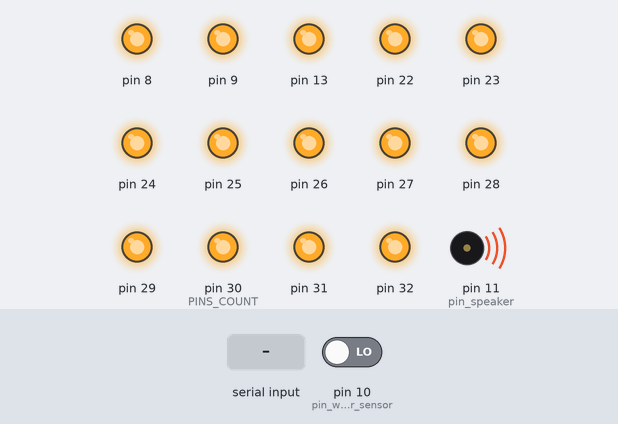
Simulated run of this sketch. Board: Arduino Mega 2560, built with avr-gcc and run on an emulated ATmega2560. Parts: output pins drawn as LEDs (lit = HIGH), buzzer (waves = sounding). The inputs (shaded band) are chosen by the test bench; at power-on: pin 10 (pin_water_sensor) LOW.

Above: at 4.0 s.
4.1 s: "m\n" received over Serial
At 5.2 s:
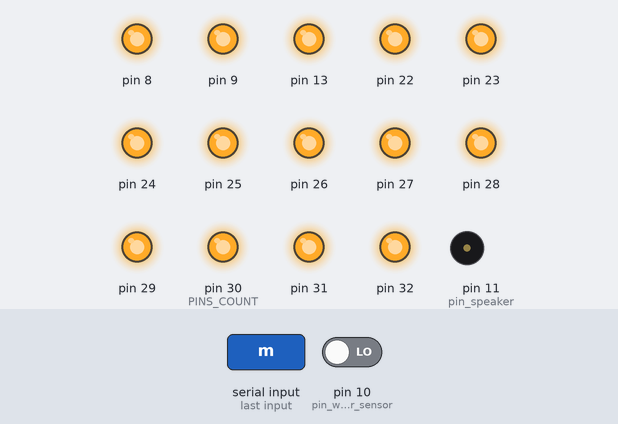
5.8 s: "u\n" received over Serial
At 7.1 s:
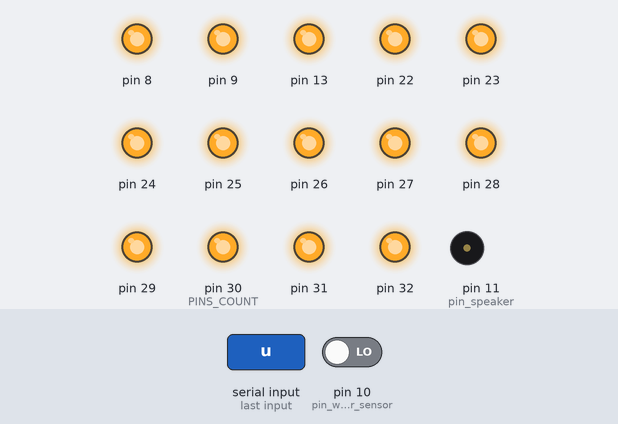
Timing chart, 0 to 14.8 s (numbered marks = the images above; inputs shaded):
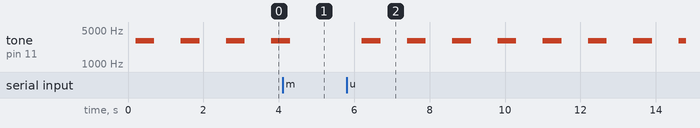

Measured:
- after the input at 4.1 s, tone on pin 11 (pin_speaker): goes on until 4.3 s, then stays silent
- after the input at 5.8 s, tone on pin 11 (pin_speaker): alternates 3000 Hz for 0.50 s and silent for 0.70 s, starting after 0.40 s
- by itself, tone on pin 11 (pin_speaker): alternates 3000 Hz for 0.50 s and silent for 0.70 s

The sketch:

arduino_firmware.ino
```cpp
#include <stdio.h>
#include <stdlib.h>
#include <string.h>
#include <ctype.h>
#include "SPI.h"

const int PINS_COUNT = 30;
const int pins [PINS_COUNT] {
  44, // 1  - 397.755
  45, // 2  - 404.563
  42, // 3  - 412.732
  40, // 4  - 427.213
  41, // 5  - 433.773
  43, // 6  - 445.531
  13, // 7  - 452.71
  30, // 8  - 461.993
  36, // 9  - 473.628
  23, // 10 - 505.066
  25, // 11 - 534.276
  27, // 12 - 549.252
  26, // 13 - 560.516
  24, // 14 - 588.983
  22, // 15 - 595.543
  33, // 16 - 607.549
  32, // 17 - 627.105
  35, // 18 - 640.101
  34, // 19 - 658.791
  37, // 20 - 679.089
  29, // 21 - 725.133
  28, // 22 - 745.802
  31, // 23 - 775.013
  47, // 24 - 800.634
  46, // 25 - 820.066
  49, // 26 - 839.127
  48, // 27 - 893.463
  8,  // 28 - 931.461
  9,  // 29 - 967.107
  53  // 30 - 1014.64
  //38,  31 -- unused --
  //39   32 -- unused --
};
const uint8_t pin_water_sensor = 10;  // номер вывода датчика расхода воды
const int pin_speaker = 11;           // номер вывода динамика
const int BUFFER_SIZE = 16;
char buffer[BUFFER_SIZE];
bool is_water_cooler_warning = true;
bool is_water_notification = false;

inline void check_water_cooler() {
  float varQ = 0.0;                                           // скорость потока воды (л/с)
  uint32_t varL = pulseIn(pin_water_sensor, HIGH, 200000);    // Считываем длительность импульса, но не дольше 0,2 сек.
  if (varL) {                                                 // Если длительность импульса считана, то ...
    float varT = 2.0 * (float)varL / 1000000;                 // Определяем период следования импульсов в сек.
    float varF = 1 / varT;                                    // Определяем частоту следования импульсов в Гц.
    varQ = varF / 450.0f;                                     // Определяем скорость потока воды л/с.
  }
  if (is_water_notification) {
    Serial.println((String)"w" + varQ);
    is_water_notification = false;
  }
  if (!is_water_cooler_warning) {
    return;
  }
  if (varQ < 0.07) {
    tone(pin_speaker, 3000, 500);
    delay(1000);
  } else {
    noTone(pin_speaker);
  }
}

inline void set_voltage(uint16_t value, uint16_t address_pin) {
  uint16_t data = 0x3000 | value;
  digitalWrite(address_pin, LOW);  // поднятие cs в 1 с нужным аддресом
  SPI.beginTransaction(SPISettings(16000000, MSBFIRST, SPI_MODE0));
  SPI.transfer((uint8_t)(data >> 8));
  SPI.transfer((uint8_t)(data & 0xFF));
  SPI.endTransaction();
  digitalWrite(address_pin, HIGH);
}

void setup() {
  SPI.begin();
  for (int i = 0; i < PINS_COUNT ; i++) {
    pinMode(pins[i], OUTPUT);
    digitalWrite(pins[i], HIGH);
  }
  Serial.begin(9600);
  while (!Serial) {};
  pinMode(pin_water_sensor, INPUT);
}

void loop() {
  memset(buffer, 0, BUFFER_SIZE);
  int index = 0;
  int index_separator = 0;
  char  data = '*';
read_data:
  check_water_cooler();
  while (Serial.available()) {
    data = Serial.read();
    if (data == '\n') {
      buffer[index++] = '\0';
      break;
    } else {
      if (data == '_') {
        index_separator = index;
        data = '\0';
      }
      buffer[index++] = data;
    }
  }
  if (data != '\n')
    goto read_data;

  if (buffer[0] == 'a' && index_separator > 0) {      ////////// SET VOLTAGE FOR SPECIFIC ADDRESS ////////////
    char* ptr = nullptr;
    unsigned long address = strtoul((const char*)buffer + 1, &ptr, 10);
    unsigned long value = strtoul((const char*)buffer + index_separator + 1, &ptr, 10);
    if (value >= 0 && address > 0 && address <= PINS_COUNT) {
      set_voltage(value, pins[address - 1]);
      Serial.println((String) "a" + address + "_" + value);
    } else {
      Serial.println((String) "e" + 1);
    }
  } else if (buffer[0] == 'f') {                      ////////// TURN OFF ALL DIODS ////////////
    for (int i = 0; i < PINS_COUNT; i++) {
      set_voltage(0, pins[i]);
    }
  } else if (buffer[0] == 'm') {                      ////////// MUTE SOUND WARNING ////////////
    is_water_cooler_warning = false;
    noTone(pin_speaker);
  } else if (buffer[0] == 'u') {                      ////////// UNMUTE SOUND WARNING //////////
    is_water_cooler_warning = true;
  } else if (buffer[0] == 'r') {                      ////////// SOFT RESET CONTROLLER //////////
    asm volatile("jmp 0x00");
  } else if (buffer[0] == 'w') {                      ////////// GET WATER CONSUMPTION //////////
    is_water_notification = true;
  }
}
```
